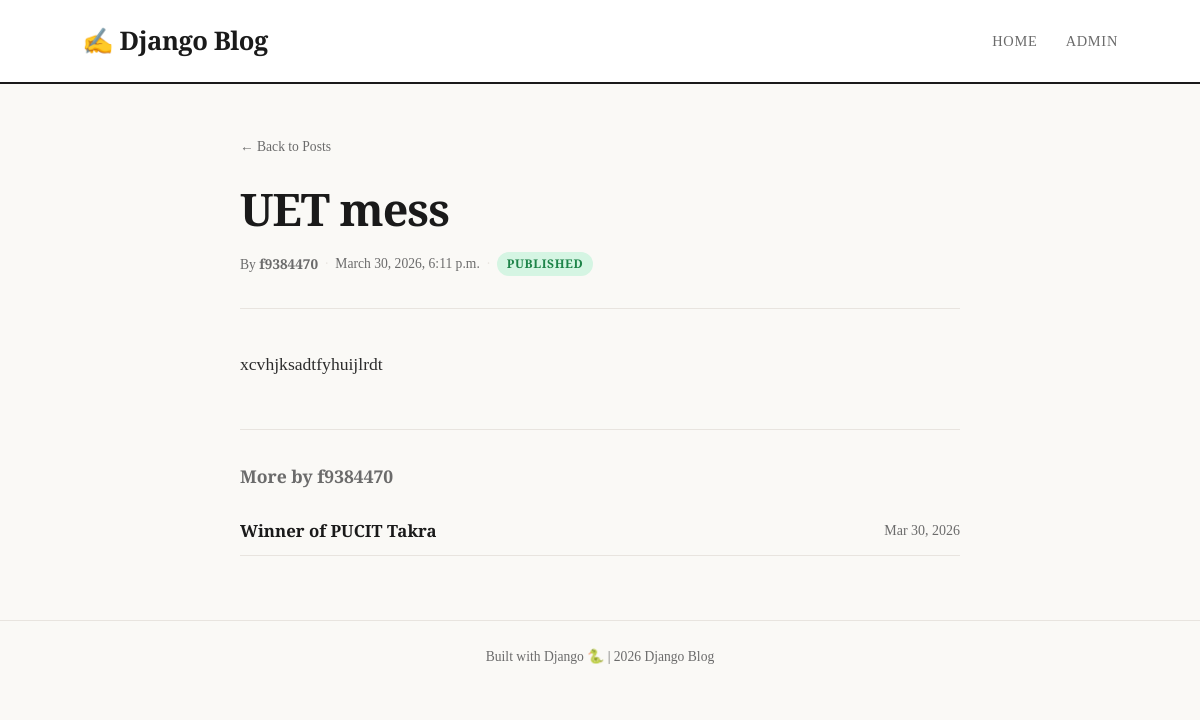
The app's page /post/2/ with its own data.
### blog/models.py (models this page shows, shortened)
class Post(models.Model):
    STATUS_CHOICES = [
        ('draft', 'Draft'),
        ('published', 'Published'),
    ]
    title = models.CharField(max_length=200)          # Short text, has a length limit
    body = models.TextField()                          # Long text, no limit
    author = models.ForeignKey(
        User,
        on_delete=models.CASCADE,                      # Delete posts if user is deleted
        related_name='blog_posts'
    )
    published_date = models.DateTimeField(
        default=timezone.now                           # Defaults to current time
    )
    status = models.CharField(
        max_length=10,
        choices=STATUS_CHOICES,
        default='draft'
    )
    created_at = models.DateTimeField(auto_now_add=True)   # Set once on creation
    updated_at = models.DateTimeField(auto_now=True)       # Updated on every save
    class Meta:
        ordering = ['-published_date']     # Newest posts first by default

### blog/views.py (the view)
# urls.py: path('post/<int:pk>/', views.post_detail, name='post_detail'),  # /post/1/
def post_detail(request, pk):
    post = get_object_or_404(Post, pk=pk, status='published')
    related_posts = Post.objects.filter(
        author=post.author,
        status='published'
    ).exclude(pk=pk).order_by('-published_date')[:3]  # exclude current, limit to 3
    context = {
        'post': post,
        'related_posts': related_posts,
        'page_title': post.title,
    }
    return render(request, 'blog/post_detail.html', context)

### templates/blog/post_detail.html (shortened to what this page needs)
{% extends 'base.html' %} {% load static %}  {% block content %}
<article class="post-detail">
  <header class="post-detail__header">
    <a href="{% url 'blog:post_list' %}" class="back-link">← Back to Posts</a>
    <h1 class="post-detail__title">{{ post.title }}</h1>
    <div class="post-detail__meta">
      <span
        >By
        <strong
          >{{ post.author.get_full_name|default:post.author.username }}</strong
        ></span
      >
      <span class="separator">·</span>
      <time>{{ post.published_date|date:"F j, Y, g:i a" }}</time>
      <span class="separator">·</span>
      <span class="status status--{{ post.status }}"
        >{{ post.get_status_display }}</span
      >
    </div>
  </header>
  <div class="post-detail__body">
    {{ post.body|linebreaks }}
  </div>
</article>
{% if related_posts %}
<section class="related-posts">
  <h3>More by {{ post.author.get_full_name|default:post.author.username }}</h3>
  <div class="related-posts__grid">
    {% for related in related_posts %}
    <div class="related-card">
      <a href="{% url 'blog:post_detail' related.pk %}">{{ related.title }}</a>
      <small>{{ related.published_date|date:"M j, Y" }}</small>
    </div>
    {% endfor %}
  </div>
</section>
{% endif %} {% endblock %}

### static/css/style.css (style rules this page uses)
:root { --color-bg: #faf9f6; --color-surface: #ffffff; --color-text: #1a1a1a; --color-text-muted: #6b6b6b; --color-accent: #c0392b; --color-accent-light: #fadbd8; --color-border: #e8e4df; --font-display: 'Playfair Display', Georgia, serif; --font-body: 'Source Serif 4', Georgia, serif; --max-width: 1100px; --radius: 4px; }
* { box-sizing: border-box; margin: 0; padding: 0; }
body { font-family: var(--font-body); background: var(--color-bg); color: var(--color-text); line-height: 1.7; font-size: 1.05rem; }
.post-detail { max-width: 720px; margin: 0 auto; }
.back-link { display: inline-block; color: var(--color-text-muted); text-decoration: none; font-size: 0.85rem; margin-bottom: 1.5rem; transition: color 0.2s; }
.post-detail__title { font-family: var(--font-display); font-size: clamp(2rem, 5vw, 2.8rem); font-weight: 700; line-height: 1.2; letter-spacing: -1px; margin-bottom: 1rem; }
.post-detail__meta { font-size: 0.85rem; color: var(--color-text-muted); display: flex; align-items: center; flex-wrap: wrap; gap: 0.4rem; margin-bottom: 2.5rem; padding-bottom: 2rem; border-bottom: 1px solid var(--color-border); }
.separator { color: var(--color-border); }
.status { display: inline-block; padding: 0.1rem 0.6rem; border-radius: 20px; font-size: 0.75rem; font-weight: 700; text-transform: uppercase; letter-spacing: 0.05em; }
.status--published { background: #d5f5e3; color: #1e8449; }
.post-detail__body { font-size: 1.1rem; line-height: 1.8; color: #2c2c2c; }
.post-detail__body p { margin-bottom: 1.4rem; }
.related-posts { max-width: 720px; margin: 3rem auto 0; padding-top: 2rem; border-top: 1px solid var(--color-border); }
.related-posts h3 { font-family: var(--font-display); font-size: 1.1rem; margin-bottom: 1rem; color: var(--color-text-muted); }
.related-posts__grid { display: flex; flex-direction: column; gap: 0.6rem; }
.related-card { display: flex; justify-content: space-between; align-items: center; padding: 0.6rem 0; border-bottom: 1px solid var(--color-border); }
.related-card a { color: var(--color-text); text-decoration: none; font-weight: 600; }
.related-card small { color: var(--color-text-muted); }

### records on screen
Post: title "UET mess", author.get_full_name "f9384470", published_date "March 30, 2026, 6:11 p.m.", status "PUBLISHED", body "xcvhjksadtfyhuijlrdt"
Post: title "Winner of PUCIT Takra", published_date "Mar 30, 2026"
